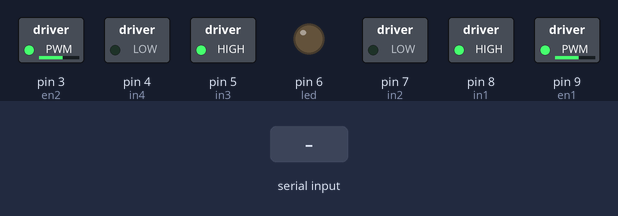
The sketch below on a simulated Arduino Uno, built with avr-gcc and run on an emulated ATmega328P. Shown: switched loads named in the sketch (green lamp = pin HIGH), output pins drawn as LEDs (lit = HIGH). Inputs (shaded band) come from the test bench.

Above: at 1.2 s.
1.3 s: byte 30 received over Serial
At 2.73 s:
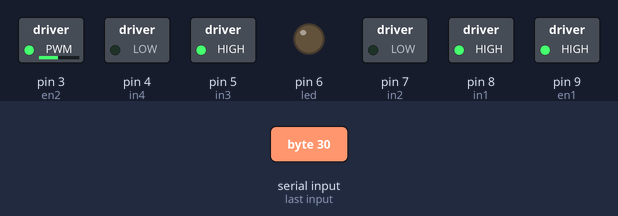
Timing chart, 0 to 16.4 s (numbered marks = the images above; inputs shaded):
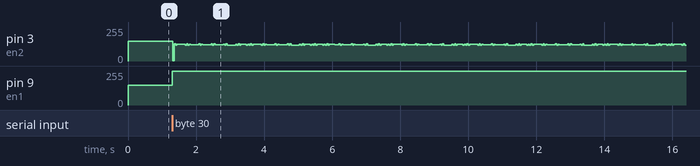

Measured:
- after the input at 1.3 s, pin 9 (en1): 150/255 → 255/255 at once

The sketch:

motor.ino
```cpp
int en1 = 9;
int in1 = 8;
int in2 = 7;
int en2 = 3;
int in3 = 5;
int in4 = 4;
int led=6;
int value[3];
int speedA = 150;
int speedB = 150;

void setup()
{
  pinMode(en1, OUTPUT);
  pinMode(in1, OUTPUT);
  pinMode(in2, OUTPUT);
  pinMode(en2, OUTPUT);
  pinMode(in3, OUTPUT);
  pinMode(in4, OUTPUT);
  pinMode(led,OUTPUT);
  //Motor A
  digitalWrite(en1, LOW);
  digitalWrite(in1, HIGH);
  digitalWrite(in2, LOW);
  // Motor B
  digitalWrite(en2, LOW);
  digitalWrite(in3, HIGH);
  digitalWrite(in4, LOW);
  Serial.begin(9600);

}
void loop()
{
  while(Serial.available() >= 1)
  {
    for (int i = 0; i < 3; i++){
      value[i] = Serial.read();
    }
  }
  if(value[2]==1)
  {
    digitalWrite(led,HIGH);
    delay(100);
    digitalWrite(led,LOW);
  }
  if(value[2]==2)
  {
     digitalWrite(led,HIGH);
    delay(100);
    digitalWrite(led,LOW);
    delay(100);
    digitalWrite(led,HIGH);
    delay(100);
    digitalWrite(led,LOW);
  }
  speedA = speedA + value[0];
  speedB = speedB + value[1];
  analogWrite(en1, speedA);
  analogWrite(en2, speedB);
}
```
